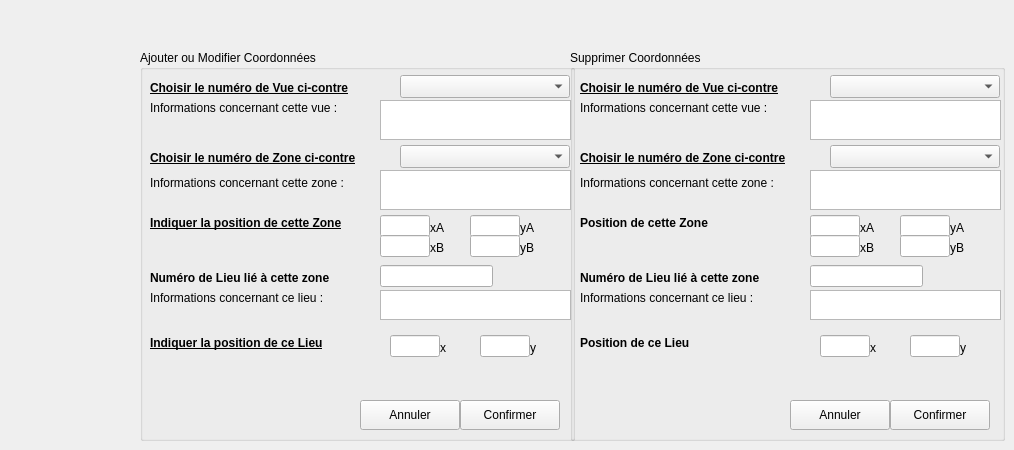
      <widget class="QWidget" name="tbGestionCoordonnee">
       <attribute name="title">
        <string>Coordonées lieux/zones et vues...</string>
       </attribute>
       <widget class="QGroupBox" name="groupBox_2">
        <property name="geometry">
         <rect>
          <x>570</x>
          <y>50</y>
          <width>435</width>
          <height>391</height>
         </rect>
        </property>
        <property name="title">
         <string>Supprimer Coordonnées</string>
        </property>
        <widget class="QLabel" name="label_173">
         <property name="geometry">
          <rect>
           <x>10</x>
           <y>220</y>
           <width>251</width>
           <height>16</height>
          </rect>
         </property>
         <property name="font">
          <font>
           <weight>75</weight>
           <bold>true</bold>
           <underline>false</underline>
          </font>
         </property>
         <property name="text">
          <string>Numéro de Lieu lié à cette zone</string>
         </property>
        </widget>
        <widget class="QLineEdit" name="lEditPositionSuppNumLieu">
         <property name="geometry">
          <rect>
           <x>240</x>
           <y>215</y>
           <width>113</width>
           <height>22</height>
          </rect>
         </property>
         <property name="cursor">
          <cursorShape>ForbiddenCursor</cursorShape>
         </property>
         <property name="readOnly">
          <bool>true</bool>
         </property>
        </widget>
        <widget class="QLabel" name="label_174">
         <property name="geometry">
          <rect>
           <x>10</x>
           <y>30</y>
           <width>251</width>
           <height>16</height>
          </rect>
         </property>
         <property name="font">
          <font>
           <weight>75</weight>
           <bold>true</bold>
           <underline>true</underline>
          </font>
         </property>
         <property name="text">
          <string>Choisir le numéro de Vue ci-contre</string>
         </property>
        </widget>
        <widget class="QComboBox" name="cBoxPositionSuppNumVue">
         <property name="geometry">
          <rect>
           <x>260</x>
           <y>25</y>
           <width>170</width>
           <height>23</height>
          </rect>
         </property>
        </widget>
        <widget class="QLabel" name="label_175">
         <property name="geometry">
          <rect>
           <x>10</x>
           <y>50</y>
           <width>231</width>
           <height>16</height>
          </rect>
         </property>
         <property name="text">
          <string>Informations concernant cette vue :</string>
         </property>
        </widget>
        <widget class="QTextEdit" name="txtPositionSuppInfoVue">
         <property name="geometry">
          <rect>
           <x>240</x>
           <y>50</y>
           <width>191</width>
           <height>40</height>
          </rect>
         </property>
         <property name="cursor" stdset="0">
          <cursorShape>ForbiddenCursor</cursorShape>
         </property>
         <property name="readOnly">
          <bool>true</bool>
         </property>
        </widget>
        <widget class="QLabel" name="label_176">
         <property name="geometry">
          <rect>
           <x>10</x>
           <y>100</y>
           <width>251</width>
           <height>16</height>
          </rect>
         </property>
         <property name="font">
          <font>
           <weight>75</weight>
           <bold>true</bold>
           <underline>true</underline>
          </font>
         </property>
         <property name="text">
          <string>Choisir le numéro de Zone ci-contre</string>
         </property>
        </widget>
        <widget class="QComboBox" name="cBoxPositionSuppNumZone">
         <property name="geometry">
          <rect>
           <x>260</x>
           <y>95</y>
           <width>170</width>
           <height>23</height>
          </rect>
         </property>
        </widget>
        <widget class="QLabel" name="label_177">
         <property name="geometry">
          <rect>
           <x>10</x>
           <y>125</y>
           <width>231</width>
           <height>16</height>
          </rect>
         </property>
         <property name="text">
          <string>Informations concernant cette zone :</string>
         </property>
        </widget>
        <widget class="QTextEdit" name="txtPositionSuppInfoZone">
         <property name="geometry">
          <rect>
           <x>240</x>
           <y>120</y>
           <width>191</width>
           <height>40</height>
          </rect>
         </property>
         <property name="cursor" stdset="0">
          <cursorShape>ForbiddenCursor</cursorShape>
         </property>
         <property name="readOnly">
          <bool>true</bool>
         </property>
        </widget>
        <widget class="QLabel" name="label_178">
         <property name="geometry">
          <rect>
           <x>10</x>
           <y>285</y>
           <width>251</width>
           <height>16</height>
          </rect>
         </property>
         <property name="font">
          <font>
           <weight>75</weight>
           <bold>true</bold>
           <underline>false</underline>
          </font>
         </property>
         <property name="text">
          <string>Position de ce Lieu</string>
         </property>
        </widget>
        <widget class="QLineEdit" name="lEditPositionSuppLieuX">
         <property name="geometry">
          <rect>
           <x>250</x>
           <y>285</y>
           <width>50</width>
           <height>22</height>
          </rect>
         </property>
         <property name="cursor">
          <cursorShape>ForbiddenCursor</cursorShape>
         </property>
         <property name="readOnly">
          <bool>true</bool>
         </property>
        </widget>
        <widget class="QLineEdit" name="lEditPositionSuppLieuY">
         <property name="geometry">
          <rect>
           <x>340</x>
           <y>285</y>
           <width>50</width>
           <height>22</height>
          </rect>
         </property>
         <property name="cursor">
          <cursorShape>ForbiddenCursor</cursorShape>
         </property>
         <property name="readOnly">
          <bool>true</bool>
         </property>
        </widget>
        <widget class="QLabel" name="label_179">
         <property name="geometry">
          <rect>
           <x>10</x>
           <y>240</y>
           <width>231</width>
           <height>16</height>
          </rect>
         </property>
         <property name="text">
          <string>Informations concernant ce lieu :</string>
         </property>
        </widget>
        <widget class="QTextEdit" name="txtPositionSuppInfoLieu">
         <property name="geometry">
          <rect>
           <x>240</x>
           <y>240</y>
           <width>191</width>
           <height>30</height>
          </rect>
         </property>
         <property name="cursor" stdset="0">
          <cursorShape>ForbiddenCursor</cursorShape>
         </property>
         <property name="readOnly">
          <bool>true</bool>
         </property>
        </widget>
        <widget class="QLabel" name="label_180">
         <property name="geometry">
          <rect>
           <x>10</x>
           <y>165</y>
           <width>251</width>
           <height>16</height>
          </rect>
         </property>
         <property name="font">
          <font>
           <weight>75</weight>
           <bold>true</bold>
           <underline>false</underline>
          </font>
         </property>
         <property name="text">
          <string>Position de cette Zone</string>
         </property>
        </widget>
        <widget class="QLineEdit" name="lEditPositionSuppZoneXA">
         <property name="geometry">
          <rect>
           <x>240</x>
           <y>165</y>
           <width>50</width>
           <height>22</height>
          </rect>
         </property>
         <property name="cursor">
          <cursorShape>ForbiddenCursor</cursorShape>
         </property>
         <property name="text">
          <string/>
         </property>
         <property name="readOnly">
          <bool>true</bool>
         </property>
        </widget>
        <widget class="QLineEdit" name="lEditPositionSuppZoneYA">
         <property name="geometry">
          <rect>
           <x>330</x>
           <y>165</y>
           <width>50</width>
           <height>22</height>
          </rect>
         </property>
         <property name="cursor">
          <cursorShape>ForbiddenCursor</cursorShape>
         </property>
         <property name="text">
          <string/>
         </property>
         <property name="readOnly">
          <bool>true</bool>
         </property>
        </widget>
        <widget class="QLabel" name="label_181">
         <property name="geometry">
          <rect>
           <x>300</x>
           <y>290</y>
           <width>16</width>
           <height>16</height>
          </rect>
         </property>
         <property name="text">
          <string>x</string>
         </property>
        </widget>
        <widget class="QLabel" name="label_182">
         <property name="geometry">
          <rect>
           <x>390</x>
           <y>290</y>
           <width>16</width>
           <height>16</height>
          </rect>
         </property>
         <property name="text">
          <string>y</string>
         </property>
        </widget>
        <widget class="QLineEdit" name="lEditPositionSuppZoneXB">
         <property name="geometry">
          <rect>
           <x>240</x>
           <y>185</y>
           <width>50</width>
           <height>22</height>
          </rect>
         </property>
         <property name="cursor">
          <cursorShape>ForbiddenCursor</cursorShape>
         </property>
         <property name="text">
          <string/>
         </property>
         <property name="readOnly">
          <bool>true</bool>
         </property>
        </widget>
        <widget class="QLineEdit" name="lEditPositionSuppZoneYB">
         <property name="geometry">
          <rect>
           <x>330</x>
           <y>185</y>
           <width>50</width>
           <height>22</height>
          </rect>
         </property>
         <property name="cursor">
          <cursorShape>ForbiddenCursor</cursorShape>
         </property>
         <property name="text">
          <string/>
         </property>
         <property name="readOnly">
          <bool>true</bool>
         </property>
        </widget>
        <widget class="QLabel" name="label_183">
         <property name="geometry">
          <rect>
           <x>290</x>
           <y>170</y>
           <width>21</width>
           <height>16</height>
          </rect>
         </property>
         <property name="text">
          <string>xA</string>
         </property>
        </widget>
        <widget class="QLabel" name="label_184">
         <property name="geometry">
          <rect>
           <x>290</x>
           <y>190</y>
           <width>21</width>
           <height>16</height>
          </rect>
         </property>
         <property name="text">
          <string>xB</string>
         </property>
        </widget>
        <widget class="QLabel" name="label_185">
         <property name="geometry">
          <rect>
           <x>380</x>
           <y>170</y>
           <width>21</width>
           <height>16</height>
          </rect>
         </property>
         <property name="text">
          <string>yA</string>
         </property>
        </widget>
        <widget class="QLabel" name="label_186">
         <property name="geometry">
          <rect>
           <x>380</x>
           <y>190</y>
           <width>21</width>
           <height>16</height>
          </rect>
         </property>
         <property name="text">
          <string>yB</string>
         </property>
        </widget>
        <widget class="QPushButton" name="btAnnulerPositionSupp">
         <property name="geometry">
          <rect>
           <x>220</x>
           <y>350</y>
           <width>100</width>
           <height>30</height>
          </rect>
         </property>
         <property name="text">
          <string>Annuler</string>
         </property>
         <property name="icon">
          <iconset>
           <normaloff>C:/Users/Tom/Documents/ECOLE/BTS_IRIS_2/SuPerL/LINUX/FONCTIONNEL_RV1/Projet_Config/ressources/ButtonClose.png</normaloff>C:/Users/Tom/Documents/ECOLE/BTS_IRIS_2/SuPerL/LINUX/FONCTIONNEL_RV1/Projet_Config/ressources/ButtonClose.png</iconset>
         </property>
        </widget>
        <widget class="QPushButton" name="btOkPositionSupp">
         <property name="geometry">
          <rect>
           <x>320</x>
           <y>350</y>
           <width>100</width>
           <height>30</height>
          </rect>
         </property>
         <property name="text">
          <string>Confirmer</string>
         </property>
         <property name="icon">
          <iconset>
           <normaloff>C:/Users/Tom/Documents/ECOLE/BTS_IRIS_2/SuPerL/LINUX/FONCTIONNEL_RV1/Projet_Config/ressources/bt_ok.png</normaloff>C:/Users/Tom/Documents/ECOLE/BTS_IRIS_2/SuPerL/LINUX/FONCTIONNEL_RV1/Projet_Config/ressources/bt_ok.png</iconset>
         </property>
        </widget>
        <widget class="QLabel" name="label_189">
         <property name="geometry">
          <rect>
           <x>80</x>
           <y>310</y>
           <width>51</width>
           <height>61</height>
          </rect>
         </property>
         <property name="text">
          <string/>
         </property>
         <property name="pixmap">
          <pixmap>C:/Users/Tom/Documents/ECOLE/BTS_IRIS_2/SuPerL/LINUX/FONCTIONNEL_RV1/Projet_Config/ressources/supprimer.png</pixmap>
         </property>
        </widget>
       </widget>
       <widget class="QGroupBox" name="groupBox">
        <property name="geometry">
         <rect>
          <x>140</x>
          <y>50</y>
          <width>435</width>
          <height>391</height>
         </rect>
        </property>
        <property name="title">
         <string>Ajouter ou Modifier Coordonnées</string>
        </property>
        <widget class="QLabel" name="label_160">
         <property name="geometry">
          <rect>
           <x>10</x>
           <y>220</y>
           <width>251</width>
           <height>16</height>
          </rect>
         </property>
         <property name="font">
          <font>
           <weight>75</weight>
           <bold>true</bold>
           <underline>false</underline>
          </font>
         </property>
         <property name="text">
          <string>Numéro de Lieu lié à cette zone</string>
         </property>
        </widget>
        <widget class="QLineEdit" name="lEditPositionNumLieu">
         <property name="geometry">
          <rect>
           <x>240</x>
           <y>215</y>
           <width>113</width>
           <height>22</height>
          </rect>
         </property>
         <property name="cursor">
          <cursorShape>ForbiddenCursor</cursorShape>
         </property>
         <property name="readOnly">
          <bool>true</bool>
         </property>
        </widget>
        <widget class="QLabel" name="label_164">
         <property name="geometry">
          <rect>
           <x>10</x>
           <y>30</y>
           <width>251</width>
           <height>16</height>
          </rect>
         </property>
         <property name="font">
          <font>
           <weight>75</weight>
           <bold>true</bold>
           <underline>true</underline>
          </font>
         </property>
         <property name="text">
          <string>Choisir le numéro de Vue ci-contre</string>
         </property>
        </widget>
        <widget class="QComboBox" name="cBoxPositionNumVue">
         <property name="geometry">
          <rect>
           <x>260</x>
           <y>25</y>
           <width>170</width>
           <height>23</height>
          </rect>
         </property>
        </widget>
        <widget class="QLabel" name="label_165">
         <property name="geometry">
          <rect>
           <x>10</x>
           <y>50</y>
           <width>231</width>
           <height>16</height>
          </rect>
         </property>
         <property name="text">
          <string>Informations concernant cette vue :</string>
         </property>
        </widget>
        <widget class="QTextEdit" name="txtPositionInfoVue">
         <property name="geometry">
          <rect>
           <x>240</x>
           <y>50</y>
           <width>191</width>
           <height>40</height>
          </rect>
         </property>
         <property name="cursor" stdset="0">
          <cursorShape>ForbiddenCursor</cursorShape>
         </property>
         <property name="readOnly">
          <bool>true</bool>
         </property>
        </widget>
        <widget class="QLabel" name="label_159">
         <property name="geometry">
          <rect>
           <x>10</x>
           <y>100</y>
           <width>251</width>
           <height>16</height>
          </rect>
         </property>
         <property name="font">
          <font>
           <weight>75</weight>
           <bold>true</bold>
           <underline>true</underline>
          </font>
         </property>
         <property name="text">
          <string>Choisir le numéro de Zone ci-contre</string>
         </property>
        </widget>
        <widget class="QComboBox" name="cBoxPositionNumZone">
         <property name="geometry">
          <rect>
           <x>260</x>
           <y>95</y>
           <width>170</width>
           <height>23</height>
          </rect>
         </property>
        </widget>
        <widget class="QLabel" name="label_161">
         <property name="geometry">
          <rect>
           <x>10</x>
           <y>125</y>
           <width>231</width>
           <height>16</height>
          </rect>
         </property>
         <property name="text">
          <string>Informations concernant cette zone :</string>
         </property>
        </widget>
        <widget class="QTextEdit" name="txtPositionInfoZone">
         <property name="geometry">
          <rect>
           <x>240</x>
           <y>120</y>
           <width>191</width>
           <height>40</height>
          </rect>
         </property>
         <property name="cursor" stdset="0">
          <cursorShape>ForbiddenCursor</cursorShape>
         </property>
         <property name="readOnly">
          <bool>true</bool>
         </property>
        </widget>
        <widget class="QLabel" name="label_166">
         <property name="geometry">
          <rect>
           <x>10</x>
           <y>285</y>
           <width>251</width>
           <height>16</height>
          </rect>
         </property>
         <property name="font">
          <font>
           <weight>75</weight>
           <bold>true</bold>
           <underline>true</underline>
          </font>
         </property>
         <property name="text">
          <string>Indiquer la position de ce Lieu</string>
         </property>
        </widget>
        <widget class="QLineEdit" name="lEditPositionLieuX">
         <property name="geometry">
          <rect>
           <x>250</x>
           <y>285</y>
           <width>50</width>
           <height>22</height>
          </rect>
         </property>
        </widget>
        <widget class="QLineEdit" name="lEditPositionLieuY">
         <property name="geometry">
          <rect>
           <x>340</x>
           <y>285</y>
           <width>50</width>
           <height>22</height>
          </rect>
         </property>
        </widget>
        <widget class="QLabel" name="label_162">
         <property name="geometry">
          <rect>
           <x>10</x>
           <y>240</y>
           <width>231</width>
           <height>16</height>
          </rect>
         </property>
         <property name="text">
          <string>Informations concernant ce lieu :</string>
         </property>
        </widget>
        <widget class="QTextEdit" name="txtPositionInfoLieu">
         <property name="geometry">
          <rect>
           <x>240</x>
           <y>240</y>
           <width>191</width>
           <height>30</height>
          </rect>
         </property>
         <property name="cursor" stdset="0">
          <cursorShape>ForbiddenCursor</cursorShape>
         </property>
         <property name="readOnly">
          <bool>true</bool>
         </property>
        </widget>
        <widget class="QLabel" name="label_163">
         <property name="geometry">
          <rect>
           <x>10</x>
           <y>165</y>
           <width>251</width>
           <height>16</height>
          </rect>
         </property>
         <property name="font">
          <font>
           <weight>75</weight>
           <bold>true</bold>
           <underline>true</underline>
          </font>
         </property>
         <property name="text">
          <string>Indiquer la position de cette Zone</string>
         </property>
        </widget>
        <widget class="QLineEdit" name="lEditPositionZoneXA">
         <property name="geometry">
          <rect>
           <x>240</x>
           <y>165</y>
           <width>50</width>
           <height>22</height>
          </rect>
         </property>
         <property name="text">
          <string/>
         </property>
        </widget>
        <widget class="QLineEdit" name="lEditPositionZoneYA">
         <property name="geometry">
          <rect>
           <x>330</x>
           <y>165</y>
           <width>50</width>
           <height>22</height>
          </rect>
         </property>
         <property name="text">
          <string/>
         </property>
        </widget>
        <widget class="QLabel" name="label_167">
         <property name="geometry">
          <rect>
           <x>300</x>
           <y>290</y>
           <width>16</width>
           <height>16</height>
          </rect>
         </property>
         <property name="text">
          <string>x</string>
         </property>
        </widget>
        <widget class="QLabel" name="label_168">
         <property name="geometry">
          <rect>
           <x>390</x>
           <y>290</y>
           <width>16</width>
           <height>16</height>
          </rect>
         </property>
         <property name="text">
          <string>y</string>
         </property>
        </widget>
        <widget class="QLineEdit" name="lEditPositionZoneXB">
         <property name="geometry">
          <rect>
           <x>240</x>
           <y>185</y>
           <width>50</width>
           <height>22</height>
          </rect>
         </property>
         <property name="text">
          <string/>
         </property>
        </widget>
        <widget class="QLineEdit" name="lEditPositionZoneYB">
         <property name="geometry">
          <rect>
           <x>330</x>
           <y>185</y>
           <width>50</width>
           <height>22</height>
          </rect>
         </property>
         <property name="text">
          <string/>
         </property>
        </widget>
        <widget class="QLabel" name="label_169">
         <property name="geometry">
          <rect>
           <x>290</x>
           <y>170</y>
           <width>21</width>
           <height>16</height>
          </rect>
         </property>
         <property name="text">
          <string>xA</string>
         </property>
        </widget>
        <widget class="QLabel" name="label_170">
         <property name="geometry">
          <rect>
           <x>290</x>
           <y>190</y>
           <width>21</width>
           <height>16</height>
          </rect>
         </property>
         <property name="text">
          <string>xB</string>
         </property>
        </widget>
        <widget class="QLabel" name="label_171">
         <property name="geometry">
          <rect>
           <x>380</x>
           <y>170</y>
           <width>21</width>
           <height>16</height>
          </rect>
         </property>
         <property name="text">
          <string>yA</string>
         </property>
        </widget>
        <widget class="QLabel" name="label_172">
         <property name="geometry">
          <rect>
           <x>380</x>
           <y>190</y>
           <width>21</width>
           <height>16</height>
          </rect>
         </property>
         <property name="text">
          <string>yB</string>
         </property>
        </widget>
        <widget class="QPushButton" name="btAnnulerPosition">
         <property name="geometry">
          <rect>
           <x>220</x>
           <y>350</y>
           <width>100</width>
           <height>30</height>
          </rect>
         </property>
         <property name="text">
          <string>Annuler</string>
         </property>
         <property name="icon">
          <iconset>
           <normaloff>C:/Users/Tom/Documents/ECOLE/BTS_IRIS_2/SuPerL/LINUX/FONCTIONNEL_RV1/Projet_Config/ressources/ButtonClose.png</normaloff>C:/Users/Tom/Documents/ECOLE/BTS_IRIS_2/SuPerL/LINUX/FONCTIONNEL_RV1/Projet_Config/ressources/ButtonClose.png</iconset>
         </property>
        </widget>
        <widget class="QPushButton" name="btOkPosition">
         <property name="geometry">
          <rect>
           <x>320</x>
           <y>350</y>
           <width>100</width>
           <height>30</height>
          </rect>
         </property>
         <property name="text">
          <string>Confirmer</string>
         </property>
         <property name="icon">
          <iconset>
           <normaloff>C:/Users/Tom/Documents/ECOLE/BTS_IRIS_2/SuPerL/LINUX/FONCTIONNEL_RV1/Projet_Config/ressources/bt_ok.png</normaloff>C:/Users/Tom/Documents/ECOLE/BTS_IRIS_2/SuPerL/LINUX/FONCTIONNEL_RV1/Projet_Config/ressources/bt_ok.png</iconset>
         </property>
        </widget>
        <widget class="QLabel" name="label_187">
         <property name="geometry">
          <rect>
           <x>60</x>
           <y>310</y>
           <width>51</width>
           <height>61</height>
          </rect>
         </property>
         <property name="text">
          <string/>
         </property>
         <property name="pixmap">
          <pixmap>C:/Users/Tom/Documents/ECOLE/BTS_IRIS_2/SuPerL/LINUX/FONCTIONNEL_RV1/Projet_Config/ressources/new.png</pixmap>
         </property>
        </widget>
        <widget class="QLabel" name="label_188">
         <property name="geometry">
          <rect>
           <x>120</x>
           <y>320</y>
           <width>51</width>
           <height>51</height>
          </rect>
         </property>
         <property name="text">
          <string/>
         </property>
         <property name="pixmap">
          <pixmap>C:/Users/Tom/Documents/ECOLE/BTS_IRIS_2/SuPerL/LINUX/FONCTIONNEL_RV1/Projet_Config/ressources/modifier.png</pixmap>
         </property>
        </widget>
       </widget>
      </widget>
